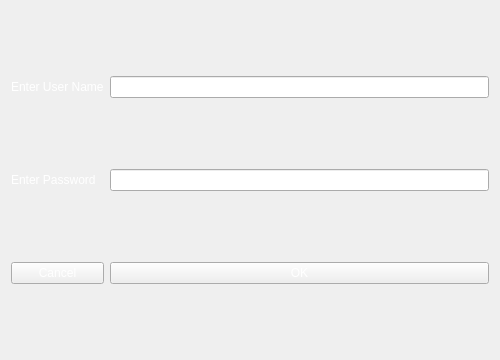
<?xml version="1.0" encoding="UTF-8"?>
<ui version="4.0">
 <class>Form</class>
 <widget class="QWidget" name="Form">
  <property name="geometry">
   <rect>
    <x>0</x>
    <y>0</y>
    <width>500</width>
    <height>360</height>
   </rect>
  </property>
  <property name="windowTitle">
   <string>Form</string>
  </property>
  <property name="styleSheet">
   <string notr="true">background-image: url(:/img/Screenshot from 2017-09-20 17-37-17.png);</string>
  </property>
  <layout class="QGridLayout" name="gridLayout">
   <item row="0" column="0">
    <widget class="QLabel" name="label">
     <property name="styleSheet">
      <string notr="true">color: rgb(255, 255, 255);
font: 63 oblique 12pt &quot;URW Gothic L&quot;;</string>
     </property>
     <property name="text">
      <string>Enter User Name</string>
     </property>
    </widget>
   </item>
   <item row="0" column="1">
    <widget class="QLineEdit" name="lineEdit"/>
   </item>
   <item row="1" column="1">
    <widget class="QLineEdit" name="lineEdit_2"/>
   </item>
   <item row="2" column="0">
    <widget class="QPushButton" name="pushButton_2">
     <property name="styleSheet">
      <string notr="true">color: rgb(255, 255, 255);
font: 63 oblique 12pt &quot;URW Gothic L&quot;;</string>
     </property>
     <property name="text">
      <string>Cancel</string>
     </property>
    </widget>
   </item>
   <item row="2" column="1">
    <widget class="QPushButton" name="pushButton">
     <property name="styleSheet">
      <string notr="true">color: rgb(255, 255, 255);
font: 63 oblique 12pt &quot;URW Gothic L&quot;;</string>
     </property>
     <property name="text">
      <string>OK</string>
     </property>
    </widget>
   </item>
   <item row="1" column="0">
    <widget class="QLabel" name="label_2">
     <property name="styleSheet">
      <string notr="true">color: rgb(255, 255, 255);
font: 63 oblique 12pt &quot;URW Gothic L&quot;;</string>
     </property>
     <property name="text">
      <string>Enter Password</string>
     </property>
    </widget>
   </item>
  </layout>
 </widget>
 <resources>
  <include location="iamge.qrc"/>
 </resources>
 <connections/>
</ui>
